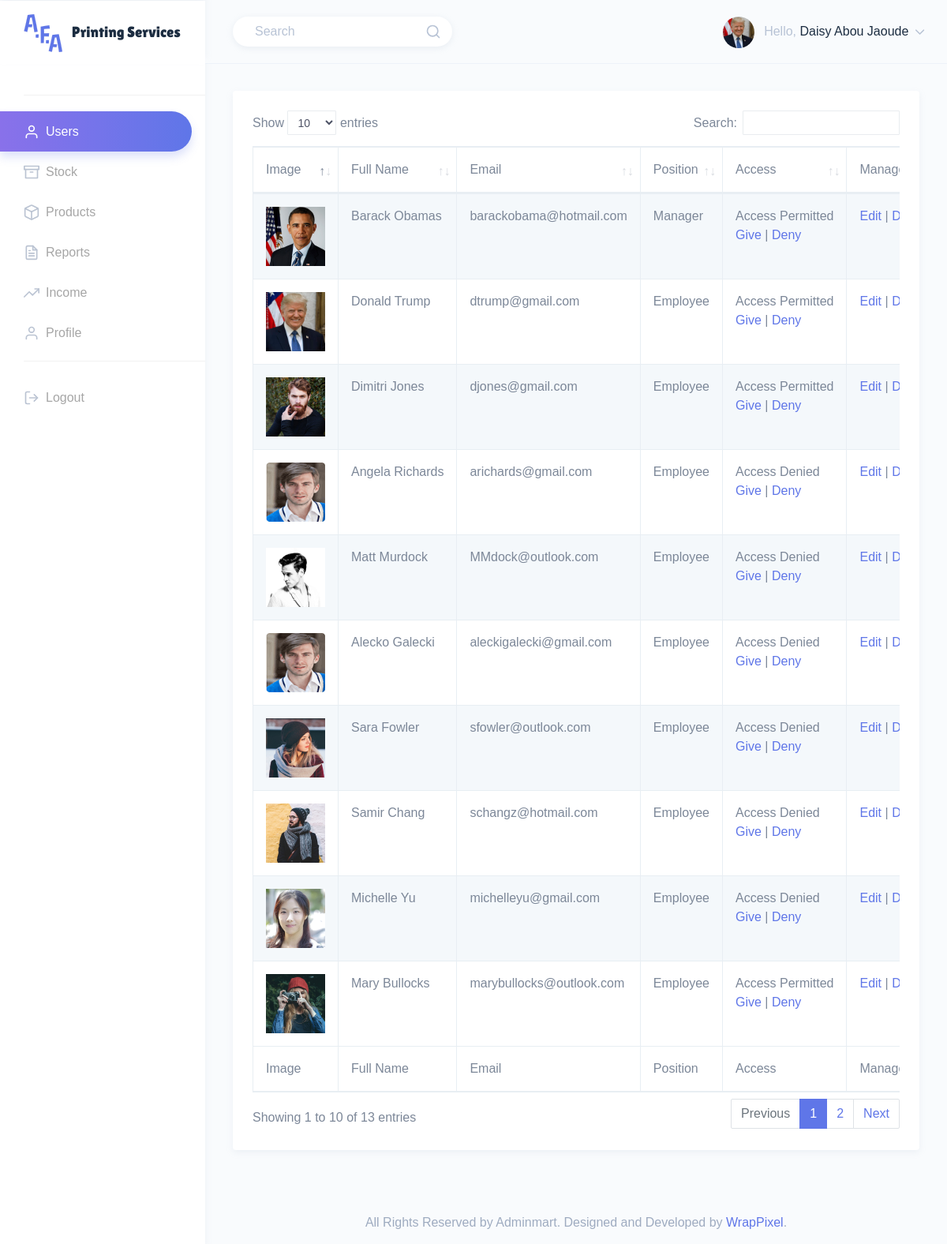
/src/html/admin/index.php (signed in), run on an earlier commit of the app's database.
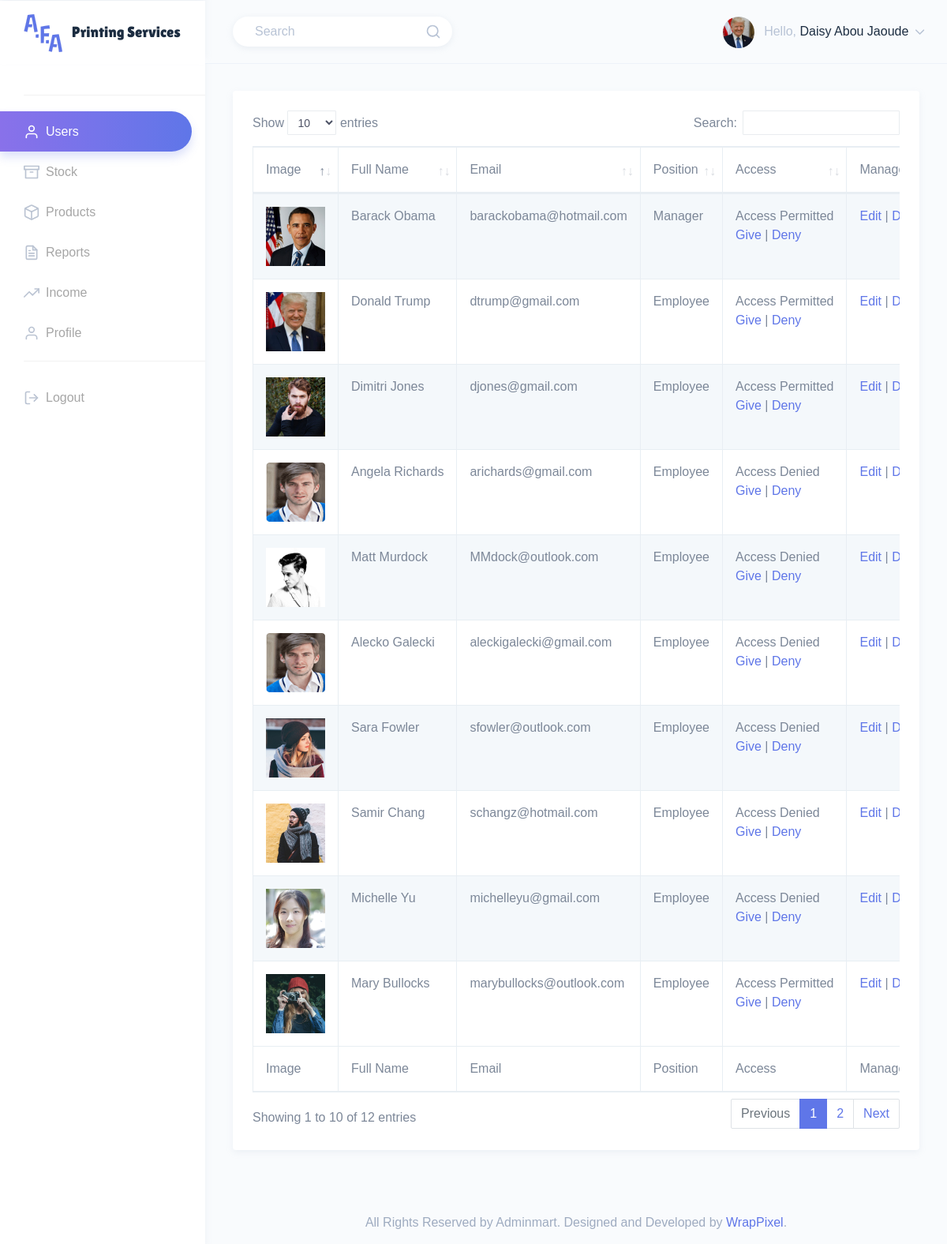
And on a later commit of the database.
### tables this page shows
CREATE TABLE IF NOT EXISTS `user` (
  `user_id` int NOT NULL AUTO_INCREMENT,
  `full_name` varchar(150) NOT NULL,
  `email` varchar(150) NOT NULL,
  `phone` varchar(150) NOT NULL,
  `username` varchar(150) NOT NULL,
  `password` varchar(150) NOT NULL,
  `role` int NOT NULL,
  `access` tinyint(1) NOT NULL,
  `image_url` varchar(150) NOT NULL,
  PRIMARY KEY (`user_id`),
  KEY `role` (`role`)
);

### src/html/admin/index.php (the view, shortened to what the changed rows need)
<?php
    require_once('../../database/db.php');
    $sql = "SELECT * FROM user WHERE role<>1";
    $query_result = mysqli_query($conn, $sql);
    while($record = mysqli_fetch_assoc($query_result)) {
      $users[] = $record;
    }
?>
<!DOCTYPE html>
<html dir="ltr" lang="en">
<head>
    <link href="../../assets/extra-libs/datatables.net-bs4/css/dataTables.bootstrap4.css" rel="stylesheet">
    <link href="../../dist/css/style.min.css" rel="stylesheet">
</head>
<body>
    <div id="main-wrapper" data-theme="light" data-layout="vertical" data-navbarbg="skin6" data-sidebartype="full" data-sidebar-position="fixed" data-header-position="fixed" data-boxed-layout="full">
        <div class="page-wrapper">
            <div class="container-fluid">
                <div class="row">
                    <div class="col-12">
                        <div class="card">
                            <div class="card-body">
                                <div class="table-responsive">
                                    <table id="zero_config" class="table table-striped table-bordered no-wrap">
                                        <thead>
                                            <tr>
                                                <th>Image</th>
                                                <th>Full Name</th>
                                                <th>Email</th>
                                                <th>Position</th>
                                                <th>Access</th>
                                                <th>Manage</th>
                                            </tr>
                                        </thead>
                                        <tbody>
                                        <?php
                                            for($i=0;$i<count($users);$i++){
                                                $user_id=$users[$i]['user_id'];
                                                $image_path=json_decode($users[$i]['image_url'],true);
                                                $full_name=$users[$i]['full_name'];
                                                $email=$users[$i]['email'];
                                                if($users[$i]['role']==2){
                                                    $position="Manager";
                                                }else{
                                                    $position="Employee";
                                                }
                                                if($users[$i]['access']==0){
                                                    $access="Access Denied";
                                                }else{
                                                    $access="Access Permitted";
                                                }
                                                echo "<tr>";
                                                echo"<td> <img src='../../assets/images/users/".$image_path['path']."' width='75' height='75'></td>";
                                                echo"<td>".$full_name."</td>";
                                                echo"<td>".$email."</td>";
                                                echo"<td>".$position."</td>";
                                                echo"<td>".$access." <br /><a href='../../database/user_give_access.php?userId=".$user_id."'>Give</a> | <a href='../../database/user_remove_access.php?userId=".$user_id."'>Deny</a> </td>";
                                                echo"<td> <a href='./edit_user.php?userId=".$user_id."'>Edit</a> | <a href='../../database/delete_user.php?userId=".$user_id."'>Delete</a></td>";
                                                echo "</tr>";
                                            }
                                        ?>
                                        </tbody>
                                        <tfoot>
                                            <tr>
                                              <th>Image</th>
                                              <th>Full Name</th>
                                              <th>Email</th>
                                              <th>Position</th>
                                              <th>Access</th>
                                              <th>Manage</th>
                                            </tr>
                                        </tfoot>
                                    </table>
                                </div>
                            </div>
                        </div>
                    </div>
                </div>
            </div>
        </div>
    </div>
</body>
</html>

What changed in the data, as far as the page shows it:
changed user "barackobama@hotmail.com": full_name "Barack Obamas" → "Barack Obama"
Also different on the page:
text written by a page script: "Show entries Search: Showing 1 to 10 of 13 entries Previous 1 2 Next" → "Show entries Search: Showing 1 to 10 of 12 entries Previous 1 2 Next"
